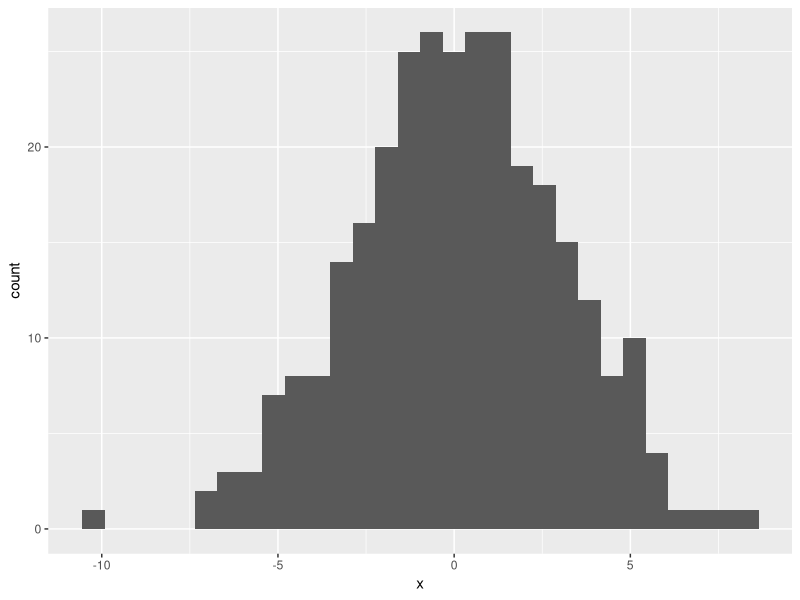
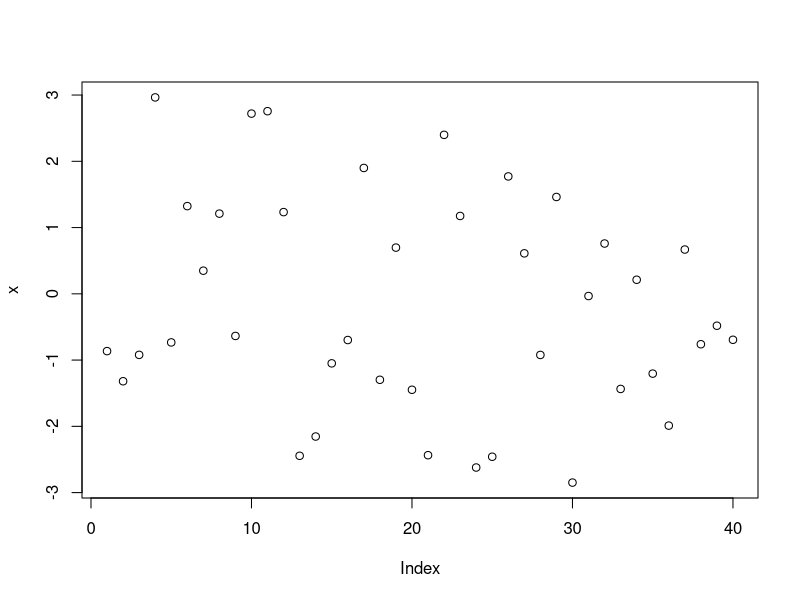
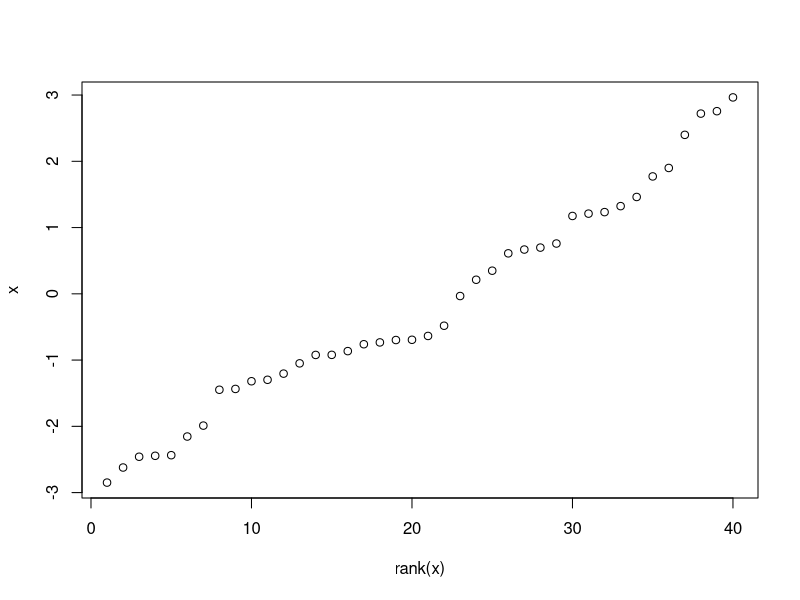

The R source for these figures, in order: (Note: this script raises an error after producing the figures.)


# linear regression -------------------------------------------------------

library(ggplot2)
library(tidyverse)

tibble(x = rnorm(300, 0, 3)) %>% 
  ggplot(aes(x = x)) + 
  # geom_density() + 
  geom_histogram()


## let's make a line!

## what are the X values going to be

set.seed(4812)
line_n <- 40

x <- runif(line_n, min = -3, max = 3)

x; plot(x)
plot(rank(x), x)

y_intercept <- 14.5
y_slope <- 2

ys <- y_avg + x * y_slope

plot(x, ys)

pnorm(0, mean = 14, 0.346, log.p = TRUE)

## rnorm for more than one response
rnorm(2, mean = c(0, 100), sd = 1)

y_obs <- rnorm(line_n, mean = ys, sd = 2)
plot(x, y_obs, ylim = c(5,25))

# linear model
line_lm <- lm(y_obs ~ x)

line_lm
summary(line_lm)
coef(line_lm)
broom::tidy(line_lm)


## modifier l'ecart type du distribution du reponse -- a quel point le slope disaparait? 

y_obs <- rnorm(line_n, mean = ys, sd = 15)
plot(x, y_obs, xlim = c(-21, 40))
summary(lm(y_obs ~ x))

y_slope
y_avg



# simulating mass and drug effect -----------------------------------------

# essayez de simuler des donnees pour un etude sur l'effet d'une drogue. 
## l'effect c'est en proportion au mass du corps d'un patient
## la reponse c'est un valeur continue: 
## le temps necessaire pour completer un tache congnitive (moyen = 15 sec)


mass <- rnorm(30, mean = 170, sd = 15)
mass
# baseline <- rnorm(30, mean = 15, sd = 1.4)
# baseline

mean_mass <- mean(mass)
mean_mass
# pourquoi different?
sd_mass <- sd(mass)
sd_mass

mass_centered <- mass - mean_mass
mass_centered # pq 0??
mass_scaled <- mass_centered / sd_mass

mean(mass_scaled)
sd(mass_scaled)

pente_mass <- 0.2
duration <- 15 + pente_mass * mass_centered + rnorm(30, 0, 1)
# note that Rnorm is added here!



summary(lm(duration ~ mass))

coef(lm(duration ~ mass_centered))
# unites de mass_centered ? 

summary(lm(duration ~ mass_scaled))
# unites de slope ici? 

# standardizing -----------------------------------------------------------

# question

x1 <- rnorm(30, mean = 0, sd = 1)
x2 <- rnorm(30, mean = 0, sd = 1)

effect_per_sd_1 <- 1.2
effect_per_sd_1 <- 0.4

sd_1 <- 0.8
sd_2 <- 1.5

## what is the effect of each on the response? 
## what is the effect per unit of each? 



# glms --------------------------------------------------------------------

### poisson distribution
rpois(30, 6)

rand_pois <- rpois(300, 6)
mean(rand_pois)
var(rand_pois)

lambda <- 3
rand_pois <- rpois(300, lambda)
hist(rand_pois, col= "darkgreen", xlim = c(0, 10))
abline(v = lambda, lwd = 3, col = "darkorange")


## cannot be negative
rpois(30, -1)

## how to keep a value positive? 
rpois(30, exp(-1))

exp(-100) # negative numbers are between 0 and 1


# simulating count data ---------------------------------------------------
n_patients <- 50
# treatment with a drug
xs <- rep(c(0,1), times = n_patients/2)

## factors are NUMBERS. 
untreats <- rep(c("untreated","treated"), times = 4)
untreat_fac <- factor(untreats, levels = c("untreated", "treated"))
typeof(untreat_fac)
as.numeric(untreat_fac)

## how many times do people visit hospital on average
y_mean_ctrl <- 5

rpois(200, y_mean_ctrl)

effect_drug <- -2

y_mean <- y_mean_ctrl + effect_drug * xs

visits_hospital <- rpois(n_patients, y_mean)


hospital_glm <- glm(visits_hospital ~ xs, family = "poisson")
summary(hospital_glm)
## where did our values go?

coefs_hosp <- coef(hospital_glm)

a <- coefs_hosp[[1]]
b <- coefs_hosp[[2]]

exp(a)

exp(a) * exp(b) - exp(a)

## visualize with jitter
sim_data <- tibble(visits_hospital,
           treatment = xs)

# see predict.glm 
# broom::augment(sim_data, hospital_glm)
sim_data_predict <- sim_data %>% 
  mutate(new_y = predict(hospital_glm, type = "response"))


sim_data %>% 
  ggplot(aes(x = as.factor(treatment), y = visits_hospital)) + 
  # geom_boxplot() + 
  geom_point(position = position_jitter(width = 0.1, height = 0)) + 
  geom_point(aes(y = new_y), data = sim_data_predict, fill = "orange", pch = 21, size = 3)

